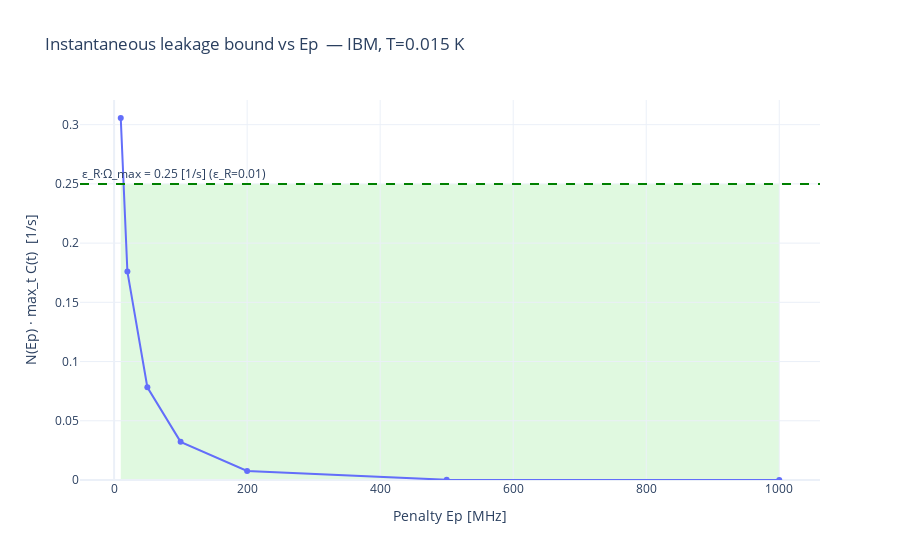

Notebook cell for this chart:
### Code cell
# =========================
# JFS instantaneous bound vs Ep (MHz) — single cell
# =========================
# ---- helpers (robust scalar & codespace test) ----
def _scalar(x):
    try:
        return complex(x.full()[0,0])    # 1x1 Qobj
    except AttributeError:
        return complex(x)                # already a complex

def in_codespace(psi, tol=1e-6):
    s1 = float(np.real(_scalar(psi.dag()*S1*psi)))
    s2 = float(np.real(_scalar(psi.dag()*S2*psi)))
    return (abs(s1-1.0) < tol) and (abs(s2-1.0) < tol)

# ---- C(t): prefactor without Bose factor (spectral + matrix elements only) ----
def C_out_prefactor_at_t(t, H_func, n_qubits=3, lambda_2=lambda_2):
    Ht = H_func(t)
    evals, evecs = Ht.eigenstates()
    a = evecs[0]; Ea = float(evals[0])

    sm_ops = [tensor([sigmam() if j==i else qeye(2) for j in range(n_qubits)]) for i in range(n_qubits)]
    total = 0.0
    for b_idx in range(1, len(evals)):
        b = evecs[b_idx]
        if in_codespace(b):                 # only C^⊥
            continue
        Eb = float(evals[b_idx])
        omega = Eb - Ea
        if omega <= 1e-12:
            continue
        g_amp = spectral_amp(omega, lambda_2, platform=PLATFORM, model=None)
        if g_amp == 0.0:
            continue
        acc = 0.0
        for sm in sm_ops:
            m = _scalar(a.dag()*sm*b)       # <0|σ^-|b>
            acc += float(np.abs(m)**2)
        total += (g_amp**2) * acc
    return float(total)

# ---- use MAX over time for instantaneous condition ----
def C_max_for_Ep(Ep_val):
    H_fun = make_H_func(Ep_val)
    C_vals = [C_out_prefactor_at_t(t, H_fun, n_qubits=3, lambda_2=lambda_2) for t in t_list]
    return float(np.nanmax(C_vals)) if len(C_vals) else 0.0

# ---- Ep to MHz (x-axis) ----
def Ep_to_MHz(Ep_val):
    # IBM: Ep [rad/s] -> MHz ; QuEra: Ep [rad/µs] -> MHz
    return (Ep_val/(2*np.pi)) / (1e6 if PLATFORM.lower()=="ibm" else 1.0)

# ---- Build instantaneous bound curve vs Ep (MHz) ----
Ep_MHz_axis = []
Smax_bound  = []    # [1/time] = N(Ep) * max_t C(t)

for Ep_val in Ep_vec:
    Cmax = C_max_for_Ep(Ep_val)                                    # max_t C(t)
    N_Ep = bose_einstein_N(Ep_val, T_phys_K)    # Bose at ω = Ep
    Smax_bound.append(N_Ep * Cmax)
    Ep_MHz_axis.append(Ep_to_MHz(Ep_val))

Ep_MHz_axis = np.asarray(Ep_MHz_axis, dtype=float)
Smax_bound  = np.asarray(Smax_bound,  dtype=float)

# ---- Physics-based threshold: ε_R · Ω_max (timescale separation) ----
Omega_max   = omega_max                 # angular coherent scale (rad/s or rad/µs)
epsilon_R   = 1e-2                      # 1% tolerance (adjust if desired)
S_threshold = epsilon_R * Omega_max     # [1/time]

# Find first crossing correctly (avoid NumPy truth-value pitfalls)
mask = Smax_bound <= S_threshold
idx_R = int(np.where(mask)[0][0]) if np.any(mask) else None

# ---- Plot (only instantaneous figure) ----
rate_unit = ('1/s' if PLATFORM.lower()=='ibm' else '1/µs')
ymax = (np.nanmax(Smax_bound) if np.isfinite(Smax_bound).any() else 1.0) * 1.05


fig = go.Figure()

# main curve (note: using your prior conversion factor for consistency with earlier cells)
fig.add_trace(go.Scatter(
    x=Ep_MHz_axis,
    y=Smax_bound * params['to_freq_units'],
    mode='lines+markers',
    name='N(Ep) · max_t C(t)  (upper bound on max_t S_out)'
))

# horizontal threshold line
fig.add_hline(
    y=S_threshold * params['to_freq_units'],
    line=dict(color='green', dash='dash'),
    annotation_text=f"ε_R·Ω_max = {S_threshold*params['to_freq_units']:.3g} [{rate_unit}] (ε_R={epsilon_R:g})",
    annotation_position="top left"
)

# shaded region below the threshold (whole x-range)
x0, x1 = float(np.nanmin(Ep_MHz_axis)), float(np.nanmax(Ep_MHz_axis))
fig.add_shape(
    type="rect",
    x0=x0, x1=x1,
    y0=0, y1=S_threshold * params['to_freq_units'],
    fillcolor="rgba(0, 200, 0, 0.12)",
    line_width=0,
    layer="below"
)

fig.update_layout(
    title=f"Instantaneous leakage bound vs Ep  — {PLATFORM.upper()}, T={T_phys_K} K",
    xaxis_title="Penalty Ep [MHz]",
    yaxis_title=f"N(Ep) · max_t C(t)  [{rate_unit}]",
    template="plotly_white",
    yaxis=dict(range=[0, ymax * params['to_freq_units']])
)
fig.show()

# (Optional) you can still print the smallest Ep that falls under the threshold if you want a numeric statement:
mask = (Smax_bound <= S_threshold)
if np.any(mask):
    first_idx = int(np.where(mask)[0][0])
    print(f"First Ep under threshold (instantaneous): ~{Ep_MHz_axis[first_idx]:.3g} MHz")

### Figure 1 — Plotly figure (JSON) as saved in the notebook; plotly's stock layout.template omitted (floating-point values rounded to 4 significant figures)
{"data": [{"mode": "lines+markers", "name": "N(Ep) · max_t C(t)  (upper bound on max_t S_out)", "type": "scatter", "x": [10.0, 20.0, 50.0, 100.0, 200.0, 500.0, 1000.0], "y": [0.3055, 0.176, 0.07829, 0.03219, 0.007599, 0.0001787, 3.924e-07]}], "layout": {"annotations": [{"showarrow": false, "text": "ε_R·Ω_max = 0.25 [1/s] (ε_R=0.01)", "x": 0, "xanchor": "left", "xref": "x domain", "y": 0.25, "yanchor": "bottom", "yref": "y"}], "shapes": [{"line": {"color": "green", "dash": "dash"}, "type": "line", "x0": 0, "x1": 1, "xref": "x domain", "y0": 0.25, "y1": 0.25, "yref": "y"}, {"fillcolor": "rgba(0, 200, 0, 0.12)", "layer": "below", "line": {"width": 0}, "type": "rect", "x0": 10, "x1": 1000, "y0": 0, "y1": 0.25}], "title": {"text": "Instantaneous leakage bound vs Ep  — IBM, T=0.015 K"}, "xaxis": {"title": {"text": "Penalty Ep [MHz]"}}, "yaxis": {"range": [0, 0.3208], "title": {"text": "N(Ep) · max_t C(t)  [1/s]"}}}}
